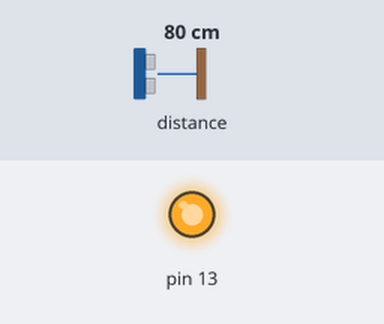
Bench run of a sketch on a simulated Arduino Uno, built with avr-gcc and run on an emulated ATmega328P. Parts: output pins drawn as LEDs (lit = HIGH). The test bench sets the inputs (shaded band); at power-on: distance to the obstacle 80 cm. What the sketch prints to the serial monitor is not drawn.

Above: at 1.2 s.
1.3 s: distance to the obstacle set to 74 cm
At 4.23 s:
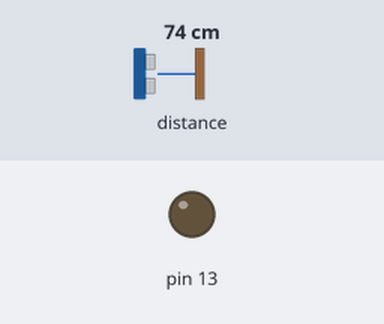
4.3 s: distance to the obstacle set to 29 cm
7.3 s: distance to the obstacle set to 25 cm
At 8.2 s:
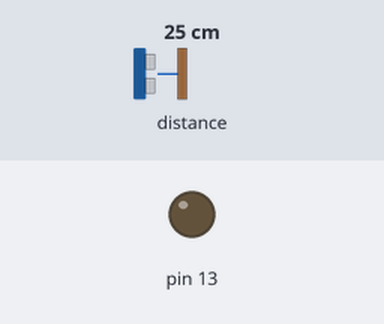
8.8 s: distance to the obstacle set to 35 cm
At 8.98 s:
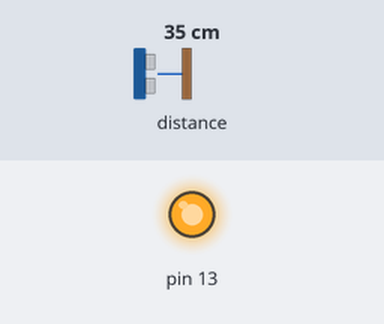
11.8 s: distance to the obstacle set to 2 cm
At 12.8 s:
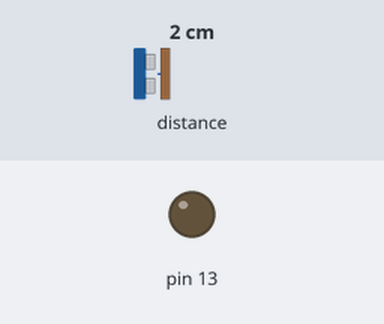
Timing chart, 0 to 14.3 s (numbered marks = the images above; inputs shaded):
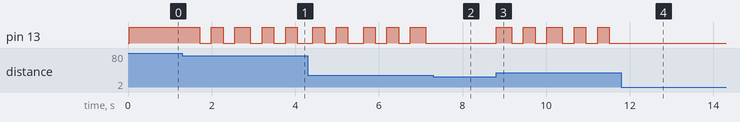

Measured:
- the behaviour switches between 79 and 78 cm on distance to the obstacle (found by bisection; images 0 and 1)
- after the input at 1.3 s, pin 13: HIGH → LOW after 0.41 s, → HIGH 0.28 s later, → LOW 0.28 s later, → HIGH 0.28 s later, … (9 changes in this stretch)
- after the input at 7.3 s, pin 13: stops changing and stays LOW
- after the input at 8.8 s, pin 13: LOW → HIGH at once, → LOW 0.37 s later, → HIGH 0.28 s later, → LOW 0.28 s later, … (10 changes in this stretch)
- after the input at 11.8 s, pin 13: stops changing and stays LOW

The sketch:

garage_door_non_blocking_bis.ino
```cpp
/*
  (c) Bill Webb 12/25/2019
  Car Garage Distance sensor
  Based on the work by Adafruit in VL53L0X Library

  Changelog

  12/25/2019 Initial release, tested on Arduino Uno only
  12/26/2019 added blink function for 'too close'
  12/27/2019 nonblocking LED added
  12/28/2019 added error test and changed LOOP delay
  12/30/2019 shut off LED at very close
  08/04/2020 shut off LED at very close not working
             change range to int from float

*/

#include "Adafruit_VL53L0X.h"                         // Time of Flight Library
#include <jled.h>                                     // Non-blocking LED Library

#define PROGRAM "Car Garage Distance Sensor"          // Program ref
#define VERSION "08/04/2020"                          // Version ref
#define LED 13                                        // Status LED pin 13 in Builtin LED
#define DEBUG false                                   // Serial Printing
#define DELAY 60                                       // Loop delay

int range;                                          // Save range for uits conversion
bool error = true;                                    // Test for bad data

auto ledBlink = JLed(LED).Blink(300, 300).Repeat(20); // 300ms blink for 12 sec.
auto ledOn = JLed(LED).On().Blink(15000, 10);         // turn on the LED for 15 sec.
auto ledOff = JLed(LED).Off().Forever();              // Turn off the LED and leave in this default state

Adafruit_VL53L0X lox = Adafruit_VL53L0X();            // initialize


// --------------------------------------------------------- SETUP -------------------------------------
void setup() {

  Serial.begin(115200);                               // Initialize Serial for debugging

  while (! Serial) {                                 // wait until serial port opens
    delay(1);
  }

  Serial.print(PROGRAM);Serial.print("     "); Serial.println(VERSION); Serial.println();
  Serial.println("Adafruit VL53L0X test");

  if (!lox.begin()) {
    Serial.println(F("Failed to boot VL53L0X"));
    while (1);
  }

  Serial.println(F("VL53L0X Ranging \n\n"));          // all Okay
}

// --------------------------------------------------------- LOOP -------------------------------------
void loop() {

  VL53L0X_RangingMeasurementData_t measure;

  if (DEBUG) Serial.print("Reading a measurement... ");
  lox.rangingTest(&measure, false);                 // pass in 'true' to get debug data printout!

  if (measure.RangeStatus != 4) {                   // phase failures have incorrect data

    range = int(measure.RangeMilliMeter / 25.4);  //convert to inches from mm
    if (DEBUG) Serial.print("Distance (inches): "); if (DEBUG) Serial.println(range);
    error = false;
  } else {
    if (DEBUG) Serial.println(" out of range ");
    error = true;
  }

  if ((range > 30 && range < 40) && !error ) {                  // good spot for car

    if (DEBUG)Serial.println(" LED ON ");
    ledBlink.Reset();
    ledOn.Update();
  }

  else if ((range <=30 && range > 10) && !error ) {                          // too close

    if (DEBUG) Serial.println (" Too close - Blink");
    ledOn.Reset();
    ledBlink.Update();
  }

  else {                                            // too far - default state

    if (DEBUG) Serial.println(" LED OFF ");
    ledOff.Update();
    ledOn.Reset();
    ledBlink.Reset();
  }

  delay(DELAY);                                       // arbitrary delay to let the sensor measure
}
```
